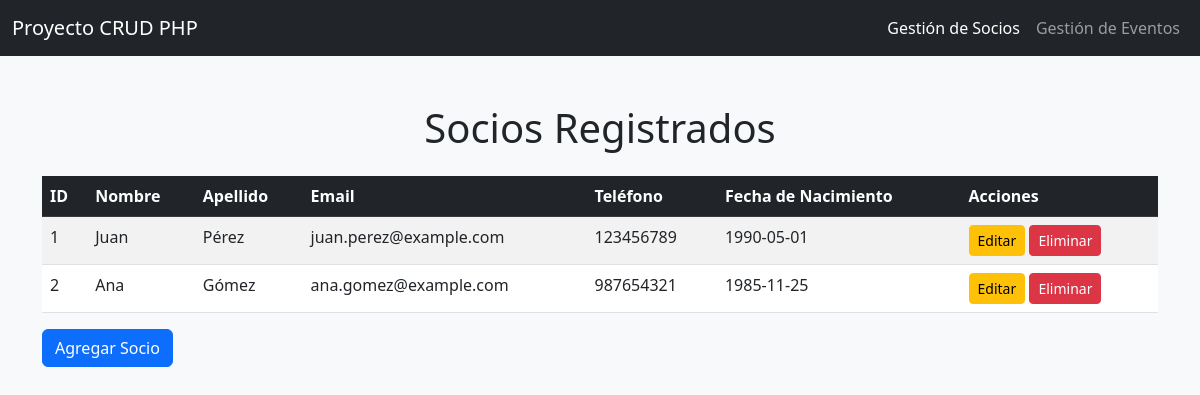
Screenshot of /vista/lista_socios.php with the database file from the repository.
### tables this page shows
CREATE TABLE socios (
    id_socio INT AUTO_INCREMENT PRIMARY KEY,
    nombre VARCHAR(255) NOT NULL,
    apellido VARCHAR(255) NOT NULL,
    email VARCHAR(255) NOT NULL UNIQUE,
    telefono VARCHAR(20) NOT NULL,
    fecha_nacimiento DATE NOT NULL
);

### config/db_config.php (called while the page is built, shortened)
<?php
class Conexion {
    private $servidor = 'localhost';
    private $usuario = 'root';
    private $password = 'curso';
    private $base_datos = 'club_deportivo';
    public function __construct() {
        $this->conexion = new mysqli($this->servidor, $this->usuario, $this->password, $this->base_datos);
    }
}
?>

### modelo/class_socio.php (called while the page is built, shortened)
<?php
require_once '../config/db_config.php';
class Socio {
    private $conexion;
    public function __construct() {
        $this->conexion = new Conexion();
    }
    public function obtenerSocios() {
        $query = "SELECT * FROM socios";
        $resultado = $this->conexion->conexion->query($query);
        $socios = [];
        while ($fila = $resultado->fetch_assoc()) {
            $socios[] = $fila;
        }
        return $socios;
    }
}
?>

### vista/lista_socios.php (the view, shortened to what this page needs)
<?php
require_once '../controlador/SociosController.php';
$controller = new SociosController();
$socios = $controller->listarSocios();
?>
<!DOCTYPE html>
<html lang="es">
<head>
    <link href="https://cdn.jsdelivr.net/npm/bootstrap@5.3.0/dist/css/bootstrap.min.css" rel="stylesheet">
</head>
<body>
<div class="container mt-5">
    <h1 class="text-center mb-4">Socios Registrados</h1>
    <table class="table table-striped">
        <thead class="table-dark">
            <tr>
                <th>ID</th>
                <th>Nombre</th>
                <th>Apellido</th>
                <th>Email</th>
                <th>Teléfono</th>
                <th>Fecha de Nacimiento</th>
                <th>Acciones</th>
            </tr>
        </thead>
        <tbody>
            <?php foreach ($socios as $socio): ?>
            <tr>
                <td><?= $socio['id_socio'] ?></td>
                <td><?= $socio['nombre'] ?></td>
                <td><?= $socio['apellido'] ?></td>
                <td><?= $socio['email'] ?></td>
                <td><?= $socio['telefono'] ?></td>
                <td><?= $socio['fecha_nacimiento'] ?></td>
                <td>
                    <a href="editar_socio.php?id=<?= $socio['id_socio'] ?>" class="btn btn-warning btn-sm">Editar</a>
                    <a href="eliminar_socio.php?id=<?= $socio['id_socio'] ?>" class="btn btn-danger btn-sm">Eliminar</a>
                </td>
            </tr>
            <?php endforeach; ?>
        </tbody>
    </table>
    <a href="alta_socio.php" class="btn btn-primary">Agregar Socio</a>
</div>
</body>
</html>

### controlador/SociosController.php (shortened to what this page needs)
<?php
require_once '../modelo/class_socio.php';
class SociosController {
    private $modelo;
    public function __construct() {
        $this->modelo = new Socio();
    }
    public function listarSocios() {
        return $this->modelo->obtenerSocios();
    }
}
?>
<!DOCTYPE html>
<html lang="es">
<head>
    <link href="https://cdn.jsdelivr.net/npm/bootstrap@5.3.0/dist/css/bootstrap.min.css" rel="stylesheet">
</head>
<body class="bg-light">
    <nav class="navbar navbar-expand-lg navbar-dark bg-dark">
        <div class="container-fluid">
            <a class="navbar-brand" href="#">Proyecto CRUD PHP</a>
            <div class="collapse navbar-collapse" id="navbarNav">
                <ul class="navbar-nav ms-auto">
                    <li class="nav-item">
                        <a class="nav-link active" href="vista/lista_socios.php">Gestión de Socios</a>
                    </li>
                    <li class="nav-item">
                        <a class="nav-link" href="vista/lista_eventos.php">Gestión de Eventos</a>
                    </li>
                </ul>
            </div>
        </div>
    </nav>
</body>
</html>

### rows the page displays
socios: id_socio "1", nombre "Juan", apellido "Pérez", email "juan.perez@example.com", telefono "123456789", fecha_nacimiento "1990-05-01"
socios: id_socio "2", nombre "Ana", apellido "Gómez", email "ana.gomez@example.com", telefono "987654321", fecha_nacimiento "1985-11-25"
